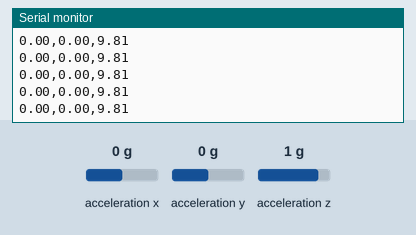
This sketch was run on a simulated Arduino Uno, built with avr-gcc and run on an emulated ATmega328P. Parts: the last lines printed to the serial monitor. Inputs (shaded band) come from the test bench; at power-on: acceleration x 0 g, acceleration y 0 g, acceleration z 1 g.

Above: at 1.2 s.
1.3 s: acceleration x set to -1.4 g
At 1.8 s:
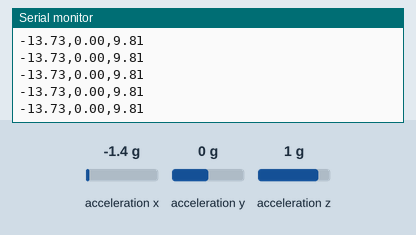
4.3 s: acceleration y set to -1.4 g
At 5.3 s:
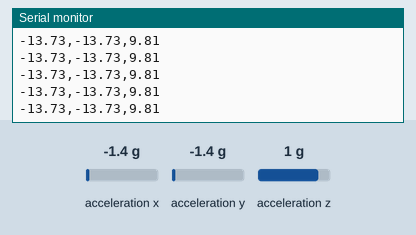
5.8 s: acceleration z set to -1.4 g
At 6.9 s:
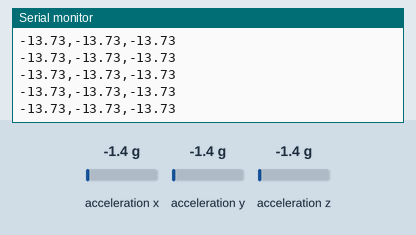
7.3 s: acceleration x set to -0.8 g
At 8.1 s:
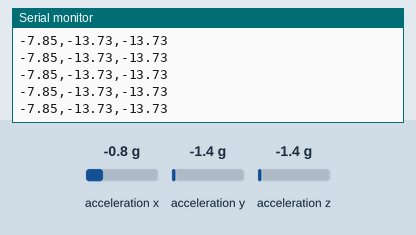
Timing chart, 0 to 10.3 s (numbered marks = the images above; inputs shaded):
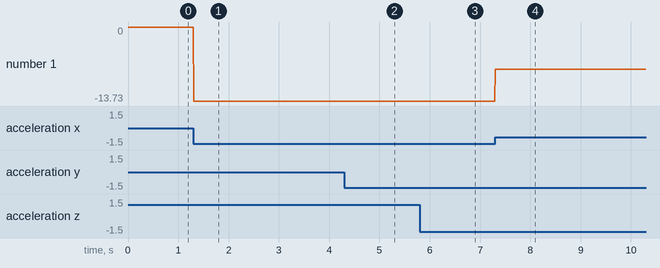

The sketch:

paddle_sensor.ino
```cpp
// paddle_sensor.ino — sensor side of the paddle game.
//
// ADXL345 three-axis accelerometer -> prints "x,y,z\n" over serial.
//
// What changed from the very first version:
//   1. Sample rate 20 Hz -> 100 Hz. delay(50) was removed in favour of
//      non-blocking micros() timing. delay() stalls the whole loop, so no
//      reading is taken while it sleeps and the peaks are missed.
//   2. Baud 9600 -> 115200. At 100 Hz this is roughly 2000 bytes per second,
//      which 9600 baud (~960 B/s) cannot carry; the transmit buffer fills and
//      Serial.print blocks, which drags the sample rate back down.
//      [IMPORTANT] The Godot side must use 115200 too, or the data arrives
//      garbled.
//   3. The ADXL345's internal data rate is now set to 100 Hz explicitly, so
//      it produces new readings in step with how often we read them.
//
// Note: once this sketch is uploaded, close the Arduino IDE's Serial Monitor.
// It holds the port exclusively, and on macOS Godot then cannot open it.

#include <Wire.h>
#include <Adafruit_Sensor.h>
#include <Adafruit_ADXL345_U.h>

Adafruit_ADXL345_Unified accel = Adafruit_ADXL345_Unified(12345);

// --------------------------------------------- Config / 配置调参 (中英对照) --
// Must match the Godot side.
// 必须和 Godot 端一致。
const long BAUD = 115200;
// 10000us = 10ms = 100Hz.
// 10000us = 10ms = 100Hz(采样间隔)。想提高采样率就改小,
// 但记得波特率要跟着一起提,否则发不完。
const unsigned long SAMPLE_INTERVAL_US = 10000UL;

unsigned long next_sample_us = 0;

void setup() {
  Serial.begin(BAUD);

  if (!accel.begin()) {
    Serial.println("ADXL345 not found - check the wiring!");
    while (1);
  }

  // Range: +/-16G all but guarantees nothing clips, at a cost of 31.2 mg per
  // count. If the goal were measuring gentle tilts, ADXL345_RANGE_4_G would be
  // four times finer (7.8 mg) -- but the blade hitting the water can slam into
  // the ceiling. Catching force peaks matters more right now, so 16G stays.
  // 量程:±16G 几乎不会削顶,代价是每格 31.2mg。
  //      若主要做轻微倾斜测量,改成 ADXL345_RANGE_4_G 精度细 4 倍(7.8mg),
  //      但桨叶拍水的冲击可能顶到上限。现在以「抓力度峰值」为主,先留 16G。
  accel.setRange(ADXL345_RANGE_16_G);

  // Have the chip itself produce a new reading at 100 Hz.
  // 让芯片内部也按 100Hz 产出新读数。
  accel.setDataRate(ADXL345_DATARATE_100_HZ);

  next_sample_us = micros();
}

void loop() {
  unsigned long now = micros();

  // Not time for the next sample yet, so return immediately without blocking.
  // The (long) cast on the subtraction handles micros() wrapping around,
  // which it does roughly every 71 minutes.
  // 还没到下一个采样点就立刻返回,不阻塞。
  // 用 (long) 相减是为了正确处理 micros() 大约 71 分钟一次的溢出。
  if ((long)(now - next_sample_us) < 0) {
    return;
  }
  // Re-align rather than catching up: if we fell behind, skip the missed slots.
  // 重新对齐,落后时不补发。
  next_sample_us = now + SAMPLE_INTERVAL_US;

  sensors_event_t event;
  accel.getEvent(&event);

  Serial.print(event.acceleration.x);
  Serial.print(",");
  Serial.print(event.acceleration.y);
  Serial.print(",");
  Serial.println(event.acceleration.z);
}
```

Measured:
- after the input at 1.3 s, the serial monitor: prints a new line at once (image 1)
- after the input at 4.3 s, the serial monitor: prints a new line at once (image 2)
- after the input at 5.8 s, the serial monitor: prints a new line at once (image 3)
- after the input at 7.3 s, the serial monitor: prints a new line at once (image 4)
- plotted number 1: 0 → -13.73 after the input at 1.3 s, -13.73 → -7.85 after the input at 7.3 s
